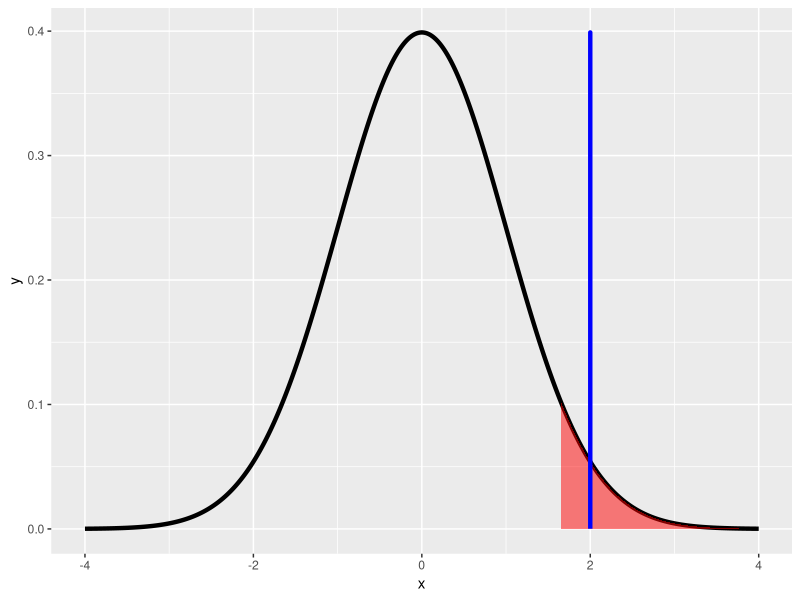
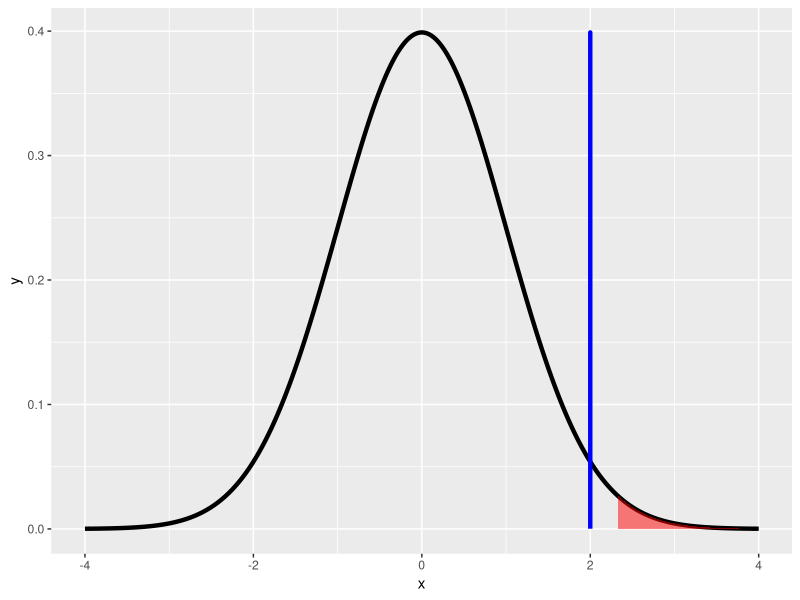

These figures' R source, in order:
## ---- chunk 1
"Create a null hypothesis"
## ---- chunk 2
"Calculate a test statistic from the given data"
## ---- chunk 3
"Compare the test statistic to the hypothetical distribution"
## ---- chunk 4
pt(2.5, 15, lower.tail=FALSE)
## ---- chunk 5
"Reject H_0"
## ---- chunk 6
qnorm(.95)
## ---- chunk 7
x <- seq(-4, 4, length = 2000)
dat <- data.frame(x=x, y=dnorm(x))
library(ggplot2)
g <- ggplot(dat, aes(x = x, y = y)) + geom_line(size = 1.5) + scale_y_continuous(limits=c(0, max(dat$y)))
suppressWarnings(g <- g + layer("area", stat="identity", position="identity", mapping = aes(x=ifelse(x>qnorm(.95), x, NA)), params=list(fill="red", alpha=.5, na.rm=TRUE))) 
suppressWarnings(g <- g + geom_line(aes(x=2.0), size=1.5, colour="blue"))
suppressWarnings(print(g))
## ---- chunk 8
qnorm(.99)
## ---- chunk 9
"No"
## ---- chunk 10
x <- seq(-4, 4, length = 2000)
dat <- data.frame(x=x, y=dnorm(x))
g <- ggplot(dat, aes(x = x, y = y)) + geom_line(size = 1.5) + scale_y_continuous(limits=c(0, max(dat$y)))
suppressWarnings(g <- g + layer("area", stat="identity", position="identity", mapping = aes(x=ifelse(x>qnorm(.99), x, NA)), params=list(fill="red", alpha=.5, na.rm=TRUE))) 
suppressWarnings(g <- g + geom_line(aes(x=2.0), size=1.5, colour="blue"))
suppressWarnings(print(g))
## ---- chunk 11
pnorm(2)
## ---- chunk 12
pnorm(2, lower.tail=FALSE)
## ---- chunk 13
quants <- c(-1:7)
mybin <- pbinom(quants, size=8, p=.5, lower.tail=FALSE)
## ---- chunk 14
mybin
## ---- chunk 15
pbinom(6, size=8, prob=.5, lower.tail=FALSE)
## ---- chunk 16
"Reject"
## ---- chunk 17
"Reject"
## ---- chunk 18
"Fail to reject"
## ---- chunk 19
pbinom(7, size=8, prob=.5, lower.tail=TRUE)
## ---- chunk 20
ppois(9, 5, lower.tail=FALSE)
## ---- chunk 21
"Reject"
